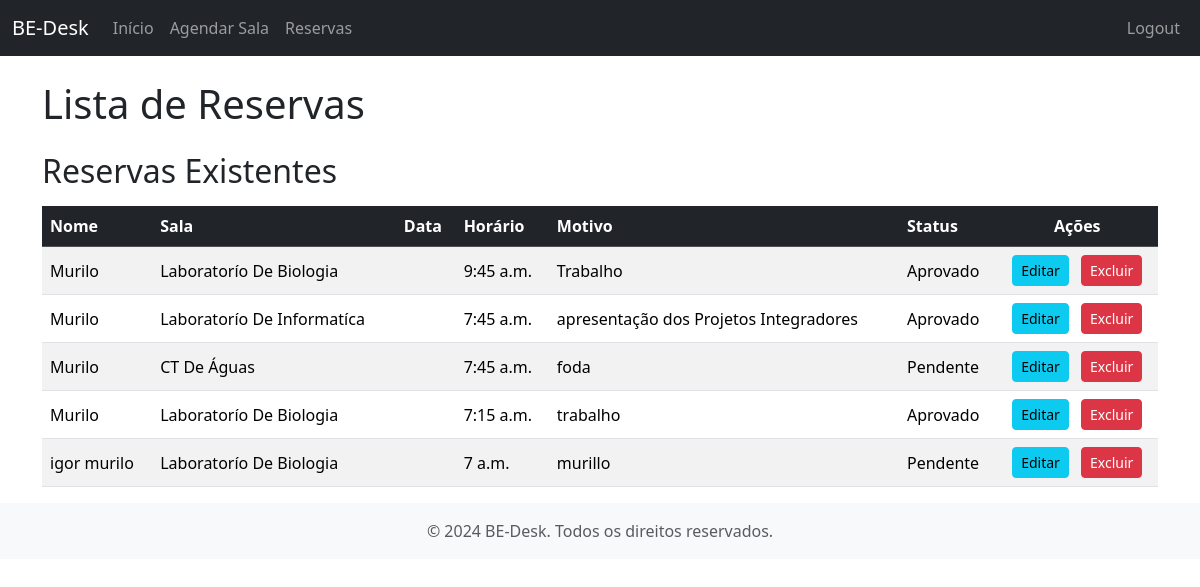
Page /reservas/ on the committed database.
### bedesk/models.py (models this page shows, shortened)
class Agendamento(models.Model):
    STATUS_CHOICES = [
        ('PENDENTE', 'Pendente'), # O valor que vai para o banco (melhor em CAPS)
        ('APROVADO', 'Aprovado'), # O valor que o usuário vê (após a vírgula)
        ('REJEITADO', 'Rejeitado'),
    ]
    nome = models.CharField(max_length=100) # Nome do Agendamento (ex: Reunião de Marketing)
    sala = models.ForeignKey(Sala, on_delete=models.CASCADE)
    motivo = models.TextField()
    horario = models.TimeField()
    data_inicio = models.DateTimeField(null=True, blank=True)
    data_fim = models.DateTimeField(null=True, blank=True)
    status = models.CharField(
        max_length=10,
        choices=STATUS_CHOICES,
        default='PENDENTE' # Valor padrão para novas reservas
    )
    sala = models.ForeignKey(Sala, on_delete=models.CASCADE)
    usuario = models.ForeignKey(User, on_delete=models.CASCADE)
    class Meta:
        verbose_name_plural = "Agendamentos"
        indexes = [
            models.Index(fields=['status']),
        ]

class Sala(models.Model):
    nome = models.CharField(max_length=100)
    capacidade = models.IntegerField(default=1)

### bedesk/views.py (the view)
# urls.py: path('reservas/', views.lista_reservas, name='lista_reserva'),
def lista_reservas(request):
    reservas = Agendamento.objects.all().order_by('-data_inicio', '-horario')
    context = {'reservas': reservas}
    return render(request, 'bedesk/lista_reservas.html', context)

### bedesk/templates/bedesk/lista_reservas.html (shortened to what this page needs)
<!DOCTYPE html>
<html lang="pt-br">
<head>
    <link href="https://cdn.jsdelivr.net/npm/bootstrap@5.3.3/dist/css/bootstrap.min.css" rel="stylesheet">
</head>
<body>
    <nav class="navbar navbar-expand-lg navbar-dark bg-dark">
        <div class="container-fluid">
            <a class="navbar-brand" href="{% url 'inicio' %}">BE-Desk</a>
            <div class="collapse navbar-collapse" id="navbarNav">
                <ul class="navbar-nav">
                    <li class="nav-item">
                        <a class="nav-link" href="{% url 'inicio' %}">Início</a>
                    </li>
                    <li class="nav-item">
                        <a class="nav-link" href="{% url 'agendar_sala' %}">Agendar Sala</a>
                    </li>
                    <li class="nav-item">
                        <a class="nav-link" href="{% url 'lista_reserva' %}"> Reservas</a>
                    </li>
                </ul>
                <ul class="navbar-nav ms-auto">
                    <li class="nav-item">
                         <a class="nav-link btn btn-outline-light" href="{% url 'logout' %}">Logout</a>
                    </li>
                </ul>
            </div>
        </div>
    </nav>
    <main class="container mt-4">
        <h1 class="mb-4">Lista de Reservas</h1>
        <h2 class="mt-4 mb-3">Reservas Existentes</h2>
        <div class="table-responsive">
            <table class="table table-striped table-hover align-middle">
                <thead class="table-dark">
                    <tr>
                        <th>Nome</th>
                        <th>Sala</th>
                        <th>Data</th>
                        <th>Horário</th>
                        <th>Motivo</th>
                        <th>Status</th>
                        <th class="text-center">Ações</th>
                    </tr>
                </thead>
                <tbody>
                    {% for reserva in reservas %}
                    <tr>
                        <td>{{ reserva.nome }}</td>
                        <td>{{ reserva.sala.nome }}</td>
                        <td>{{ reserva.data }}</td>
                        <td>{{ reserva.horario }}</td>
                        <td>{{ reserva.motivo }}</td>
                        <td>{{ reserva.get_status_display }}</td>
                        <td class="text-center">
                            <a href="{% url 'editar_reserva' reserva.id %}" class="btn btn-sm btn-info me-2">Editar</a>
                            <a href="{% url 'excluir_reserva' reserva.id %}" class="btn btn-sm btn-danger">Excluir</a>
                        </td>
                    </tr>
                    {% empty %}
                    <tr>
                        <td colspan="7" class="text-center">Nenhuma reserva encontrada.</td>
                    </tr>
                    {% endfor %}
                </tbody>
            </table>
        </div>
    </main>
    <footer class="footer mt-auto py-3 bg-light">
      <div class="container text-center">
        <p class="text-muted mb-0">&copy; 2024 BE-Desk. Todos os direitos reservados.</p>
      </div>
    </footer>
</body>
</html>

### rows in the picture
Agendamento: nome "Murilo", sala.nome "Laboratorío De Biologia", horario "9:45 a.m.", motivo "Trabalho", status "Aprovado"
Agendamento: nome "Murilo", sala.nome "Laboratorío De Informatíca", horario "7:45 a.m.", motivo "apresentação dos Projetos Integradores", status "Aprovado"
Agendamento: nome "Murilo", sala.nome "CT De Águas", horario "7:45 a.m.", motivo "foda", status "Pendente"
Agendamento: nome "Murilo", sala.nome "Laboratorío De Biologia", horario "7:15 a.m.", motivo "trabalho", status "Aprovado"
Agendamento: nome "igor murilo", sala.nome "Laboratorío De Biologia", horario "7 a.m.", motivo "murillo", status "Pendente"
